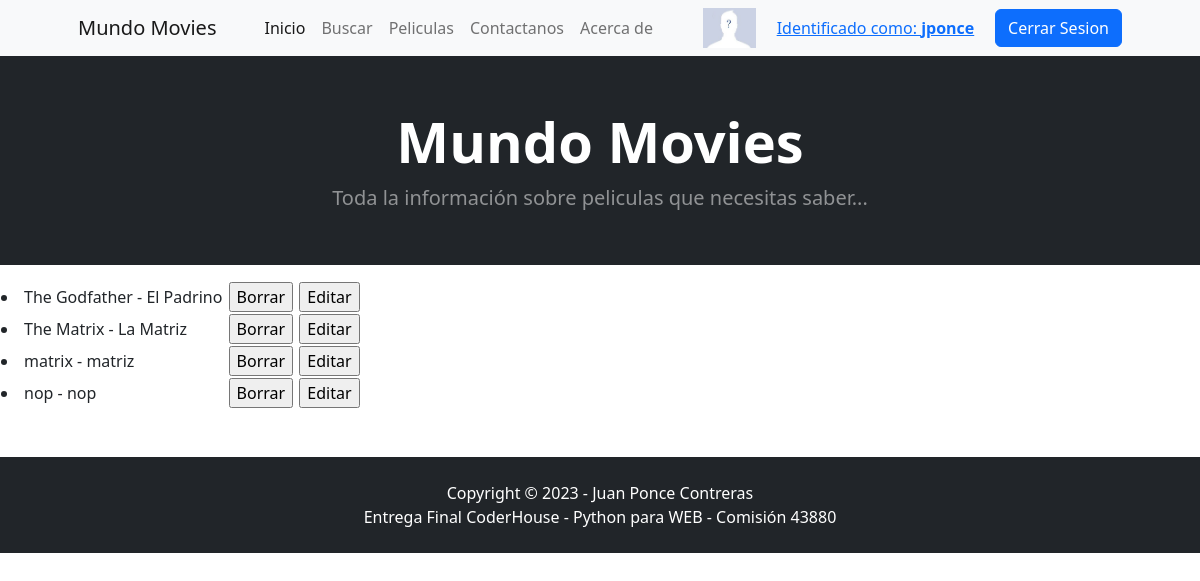
The app's page /AppF/lista-movies/ (signed in), older data.
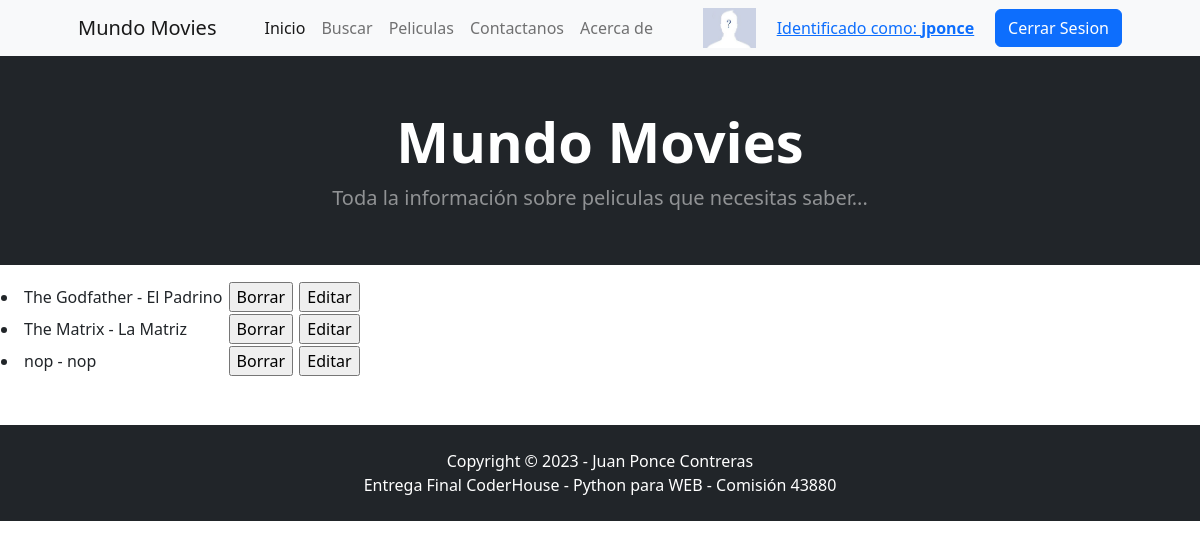
The same page, newer data.
### AppF/models.py (models this page shows)
class Movie(models.Model):
    nombre    = models.CharField(max_length=100, verbose_name='Titulo de la pelicula')
    nombre_tr = models.CharField(max_length=100, verbose_name='Titulo (Traduccion)')
    descrip   = models.TextField(verbose_name='Descripción / Resumen')
    fecha_est = models.DateField(verbose_name='Fecha de estreno')
    imagen    = models.ImageField(verbose_name='Portada', upload_to='images', blank=True, null=True)
    def __str__(self):
        return f'{self.nombre} - {self.nombre_tr}'
    class Meta():
        ordering = ('nombre','nombre_tr')
        unique_together = ('nombre',)

### AppF/views.py (the view)
# urls.py: path('lista-movies/', listaMovies, name='listaMovies'),
def listaMovies(req):
    movies = Movie.objects.all()
    return render(req, "listaMovies.html", {"movies": movies})

### AppF/templates/listaMovies.html
{% extends 'base.html' %}
{% block cuerpo %}
{% if movies %}
<table border="0">
	<ul>
		{% for movie in movies %}
			<tr>
				<td><li>{{movie}}</li></td>
				<td>
					<form action="{% url 'borraMovie' movie.id %}" method="POST">{% csrf_token %}
						&nbsp;<input type="submit" value="Borrar">
					</form>
				</td>
				<td>
					<form action="{% url 'editaMovie' movie.id %}" method="GET">{% csrf_token %}
						&nbsp;<input type="submit" value="Editar">
					</form>
				</td>
			<tr>
		{% endfor %}
	</ul>
</table>
{% else %}
	<br>
	<h1>No hay peliculas aun</h1>
{% endif %}
<br><br>
{% endblock cuerpo %}

Row changes from the older to the newer data that the page shows:
removed Movie: nombre+nombre_tr "matrix - matriz"
